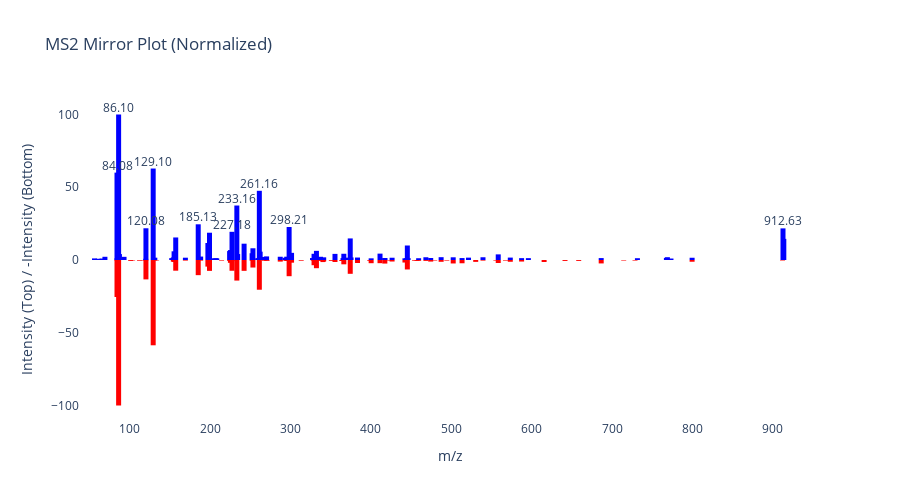

Here is the notebook cell this chart was saved with:
### Code cell
plot_ms2_spectrum(get_peaks_from_gnps(usi=r.json()['results'][20]['USI']),get_peaks_from_gnps("CCMSLIB00000579271"), width=5, label_top_n=10)
